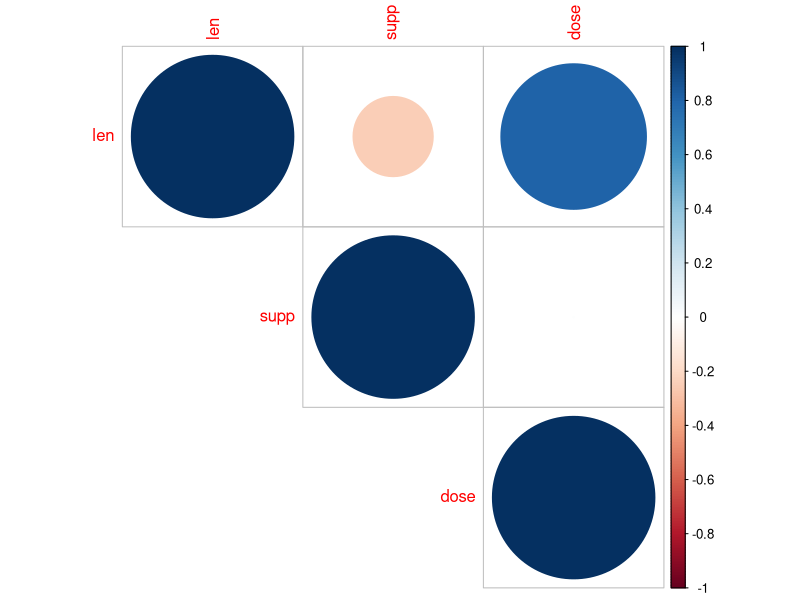
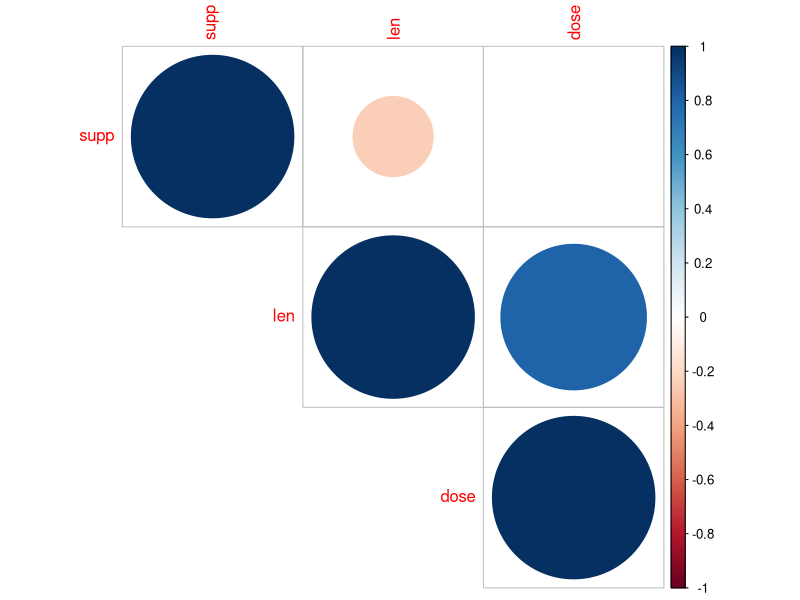
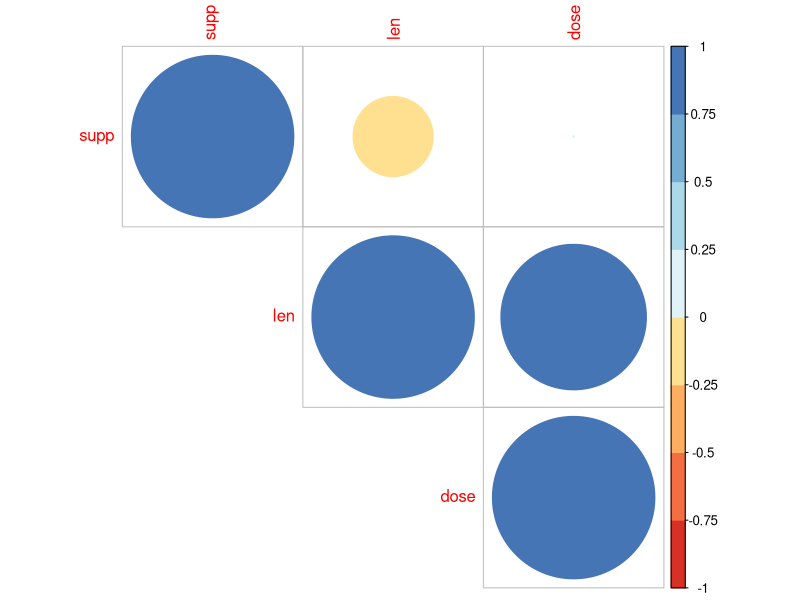

Source code (R) for these figures, in order:
data <- ToothGrowth

data$supp <- as.numeric(data$supp)
print(head(data))
print(summary(data))
print(str(data))
print(tail(data))

#correlation analysis

# result_supp_x_len = cor(data$supp, data$len, method = "pearson")
# cat("Pearson correlation coefficient is:", result_supp_x_len)

dose_corr <- cor(data$dose, data$len, method="pearson")
print(paste("Pearson correlation between Dose and Length is:", dose_corr))

# dose_test_corr <- cor.test(data$dose, data$len, method = "pearson")
# print(paste("Pearson correlation between Dose and Length is:", dose_test_corr))

library(corrplot)
library(RColorBrewer)

M <- cor(data)
corrplot(M, type="upper")
corrplot(M, type="upper", order="hclust")
corrplot(M, type="upper", order="hclust",col=brewer.pal(n=8,
                                                        name="RdYlBu"))

#plot correlation on heatmap

library(lattice)

corr_mat <- round(cor(data),2)
print(head(corr_mat))
# reorder corr matrix using corr coefficient as distance metric
dist <- as.dist((1-corr_mat)/2)
# hierarchical clustering the dist matrix
hc <- hclust(dist)
corr_mat <-corr_mat[hc$order, hc$order]


library(reshape2)
# reduce the size of correlation matrix
melted_corr_mat <- melt(corr_mat)
print(head(melted_corr_mat))

library(ggplot2)
heatmap <- ggplot(data = melted_corr_mat, aes(x=Var1, y=Var2,
                                              fill=value)) + geom_tile() + geom_text(aes(Var2, Var1, label =
                                                                                           value), color = "white", size = 4)

#discuss observation

# 1. Calculate the values first
dose_r <- round(cor(ToothGrowth$dose, ToothGrowth$len), 2)
supp_r <- round(cor(as.numeric(ToothGrowth$supp), ToothGrowth$len), 2)

# 2. Create the dynamic string using paste()
# \n creates a new line for better readability
print(paste(
  "1. Primary Driver of Growth (Dose):",
  paste0("The strongest relationship in the dataset is between Dose and Tooth Length (r ≈ ", round(dose_corr,2), ")."),
  "This high positive correlation proves that increasing the Vitamin C dosage is the most",
  "effective way to stimulate tooth growth, regardless of supplement type."))
